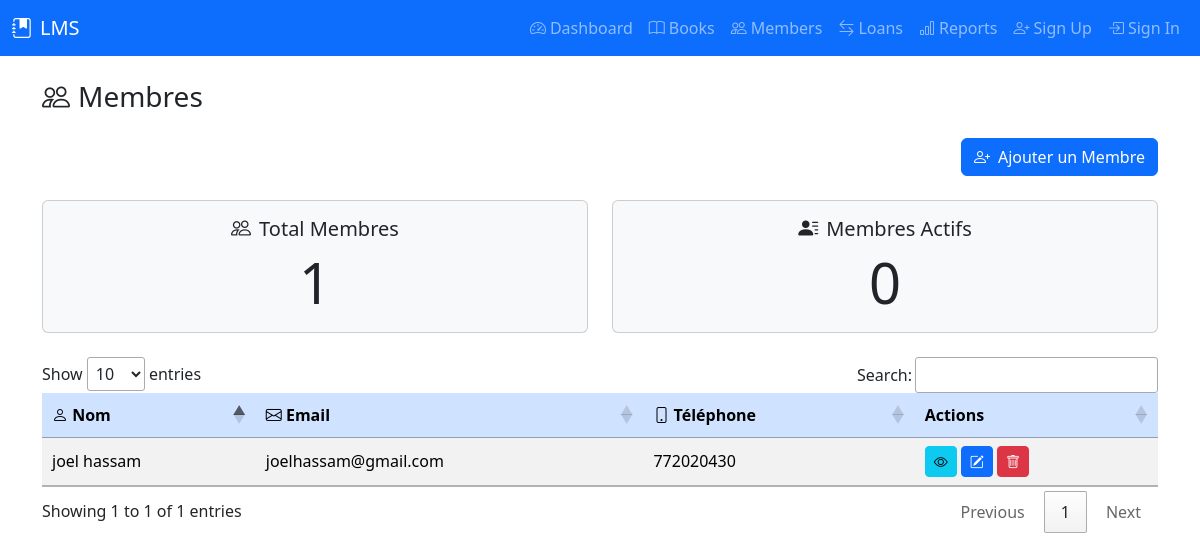
The app's page /members, older data.
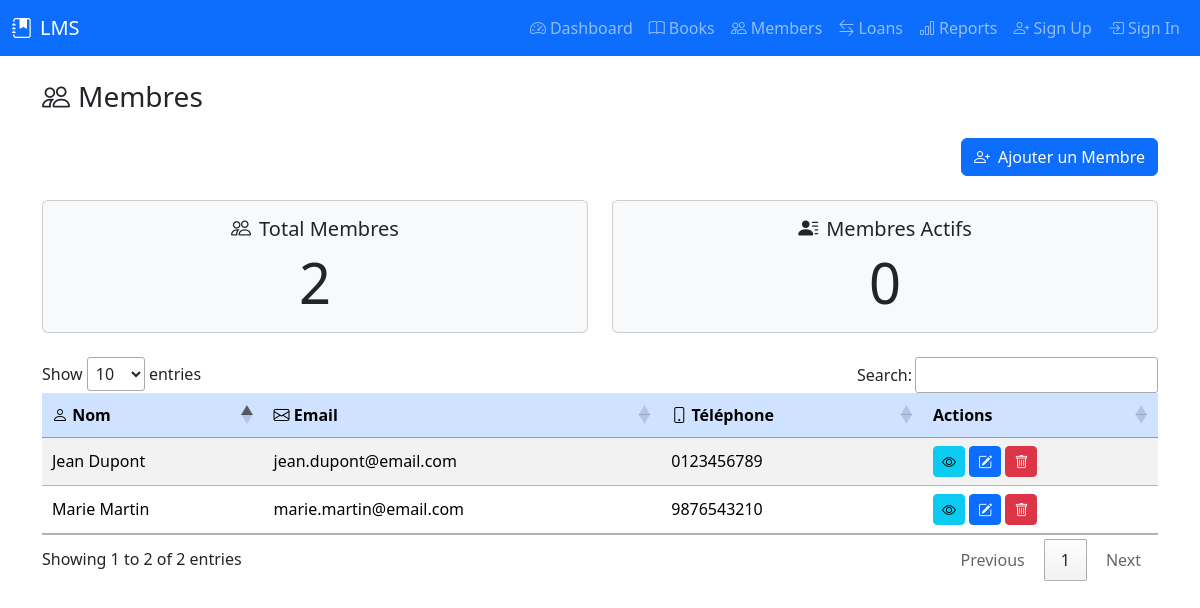
The same page, newer data.
### tables this page shows
CREATE TABLE members (
            member_id INTEGER PRIMARY KEY AUTOINCREMENT,
            name TEXT NOT NULL,
            email TEXT UNIQUE,
            phone TEXT,
            address TEXT,
            registration_date TEXT DEFAULT CURRENT_TIMESTAMP,
            status TEXT DEFAULT 'active'
        );

### controllers/dashboard_controller.py (the view)
@dashboard_blueprint.route("/members", methods=["GET"])
def members():
    try:
        stats = dashboard_service.get_dashboard_statistics()
        members_data = dashboard_service.get_members_data()
        members_loans_data = dashboard_service.get_members_loans_data()
        print("Members data:", members_data)
        return render_template(
            "members.html",
            total_members=stats["total_members"],
            total_active_members=stats["total_active_members"],
            members=members_data,
            members_loans_data=members_loans_data,
        )
    except Exception as e:
        print("Error in members route:", str(e))
        return jsonify({"error": str(e)}), 500

### models/author.py (called while the page is built)
    @classmethod
    def all(cls):
        query = f"SELECT * FROM {cls.TABLE_NAME}"
        results = DatabaseConnection.execute_query(query)
        if results:
            conn = DatabaseConnection.get_connection()
            cursor = conn.cursor()
            cursor.execute(f"PRAGMA table_info({cls.TABLE_NAME})")
            columns = [column[1] for column in cursor.fetchall()]
            conn.close()
            return [cls(**dict(zip(columns, result))) for result in results]
        return []

### models/base_model.py (called while the page is built)
    def _get_attribute(self, name):
        return self._attributes.get(name)

    def _set_attribute(self, name, value):
        self._attributes[name] = value

    def __getattr__(self, name):
        if name in self._attributes:
            return self._get_attribute(name)
        raise AttributeError(f"'{self.__class__.__name__}' object has no attribute '{name}'")

    def __setattr__(self, name, value):
        if name == "_attributes":
            super().__setattr__(name, value)
        else:
            self._set_attribute(name, value)

    @classmethod
    def find_all(cls):
        if not cls.TABLE_NAME:
            raise NotImplementedError("TABLE_NAME must be defined in subclass")
        query = f"SELECT * FROM {cls.TABLE_NAME}"
        results = DatabaseConnection.execute_query(query)
        if results:
            conn = DatabaseConnection.get_connection()
            cursor = conn.cursor()
            cursor.execute(f"PRAGMA table_info({cls.TABLE_NAME})")
            columns = [column[1] for column in cursor.fetchall()]
            conn.close()
            return [cls(**dict(zip(columns, result))) for result in results]
        return []

### models/book.py (called while the page is built, shortened)
    @classmethod
    def find_overdue_books(cls):
        query = f"""
        SELECT b.*
        FROM {cls.TABLE_NAME} AS b
        JOIN borrowings AS br ON b.book_id = br.book_id
        WHERE date(br.due_date) < date('now') AND br.return_date IS NULL
        """
        results = DatabaseConnection.execute_query(query)
        return []

    @classmethod
    def find_popular_books(cls, threshold=10):
        query = f"""
        SELECT b.*
        FROM {cls.TABLE_NAME} AS b
        JOIN borrowings AS br ON b.book_id = br.book_id
        GROUP BY b.book_id
        HAVING COUNT(br.book_id) >= ?
        """
        results = DatabaseConnection.execute_query(query, (threshold,))
        return []

### models/member.py (called while the page is built)
    @property
    def member_id(self):
        return self._get_attribute("member_id")

### templates/members.html (shortened to what this page needs)
<!DOCTYPE html>
<html lang="fr">
<head>
    <link rel="stylesheet" href="/static/css/style.css">
    <link href="https://cdn.jsdelivr.net/npm/bootstrap@5.3.2/dist/css/bootstrap.min.css" rel="stylesheet">
    <link rel="stylesheet" href="https://cdn.jsdelivr.net/npm/bootstrap-icons@1.11.3/font/bootstrap-icons.css">
    <link rel="stylesheet" href="https://cdn.datatables.net/1.13.4/css/jquery.dataTables.min.css">
</head>
<body>
{% include 'includes/navbar.html' %}
<div class="container">
    <h3 class="mb-4"><i class="bi bi-people me-2"></i>Membres</h3>
    <div class="d-flex justify-content-end mb-4">
        <button type="button" class="btn btn-primary" data-bs-toggle="modal" data-bs-target="#addMemberModal">
            <i class="bi bi-person-plus me-2"></i>Ajouter un Membre
        </button>
    </div>
    <div class="row text-center mb-4">
        <div class="col-md-6">
            <div class="card bg-light">
                <div class="card-body">
                    <h5 class="card-title"><i class="bi bi-people me-2"></i>Total Membres</h5>
                    <p class="card-text display-4">{{ total_members }}</p>
                </div>
            </div>
        </div>
        <div class="col-md-6">
            <div class="card bg-light">
                <div class="card-body">
                    <h5 class="card-title"><i class="bi bi-person-lines-fill me-2"></i>Membres Actifs</h5>
                    <p class="card-text display-4">{{ total_active_members }}</p>
                </div>
            </div>
        </div>
    </div>
    <div class="table-responsive">
        <table id="membersTable" class="table table-striped table-hover align-middle">
            <thead class="table-primary">
                <tr>
                    <th><i class="bi bi-person"></i> Nom</th>
                    <th><i class="bi bi-envelope"></i> Email</th>
                    <th><i class="bi bi-phone"></i> Téléphone</th>
                    <th>Actions</th>
                </tr>
            </thead>
            <tbody>
                {% for member in members %}
                <tr>
                    <td>{{ member.name }}</td>
                    <td>{{ member.email }}</td>
                    <td>{{ member.phone }}</td>
                    <td>
                        <button class="btn btn-info btn-sm" title="Voir détails" data-bs-toggle="modal" data-bs-target="#detailsModal{{ member.member_id }}"><i class="bi bi-eye"></i></button>
                        <button class="btn btn-primary btn-sm" title="Modifier" data-bs-toggle="modal" data-bs-target="#editModal{{ member.member_id }}"><i class="bi bi-pencil-square"></i></button>
                        <button class="btn btn-danger btn-sm" title="Supprimer" data-bs-toggle="modal" data-bs-target="#deleteModal{{ member.member_id }}"><i class="bi bi-trash"></i></button>
                    </td>
                </tr>
                {% endfor %}
            </tbody>
        </table>
    </div>
</div>
<div class="toast-container position-fixed top-0 end-0 p-3">
</div>
</body>
</html>

### templates/includes/navbar.html (shortened to what this page needs)
<nav class="navbar navbar-expand-lg navbar-dark bg-primary mb-4">
    <div class="container-fluid">
        <a class="navbar-brand d-flex align-items-center" href="/">
            <i class="bi bi-journal-bookmark-fill me-2"></i>LMS
        </a>
        <div class="collapse navbar-collapse" id="navbarNav">
            <ul class="navbar-nav ms-auto">
                <li class="nav-item"><a class="nav-link" href="/"><i class="bi bi-speedometer2 me-1"></i>Dashboard</a></li>
                <li class="nav-item"><a class="nav-link" href="/books"><i class="bi bi-book me-1"></i>Books</a></li>
                <li class="nav-item"><a class="nav-link" href="/members"><i class="bi bi-people me-1"></i>Members</a></li>
                <li class="nav-item"><a class="nav-link" href="/loans"><i class="bi bi-arrow-left-right me-1"></i>Loans</a></li>
                <li class="nav-item"><a class="nav-link" href="/reports"><i class="bi bi-bar-chart me-1"></i>Reports</a></li>
                <li class="nav-item"><a class="nav-link" href="/register"><i class="bi bi-person-plus me-1"></i>Sign Up</a></li>
                <li class="nav-item"><a class="nav-link" href="/login"><i class="bi bi-box-arrow-in-right me-1"></i>Sign In</a></li>
            </ul>
        </div>
    </div>
</nav>

Row changes from the older to the newer data that the page shows:
removed members: name "joel hassam", email "joelhassam@gmail.com", phone "772020430"
added members: name "Jean Dupont", email "jean.dupont@email.com", phone "0123456789"
added members: name "Marie Martin", email "marie.martin@email.com", phone "9876543210"
Text that changed along with them:
{{ total_members }}: "1" → "2"
text written by a page script: "Show entries Search: Showing 1 to 1 of 1 entries Previous 1 Next" → "Show entries Search: Showing 1 to 2 of 2 entries Previous 1 Next"
